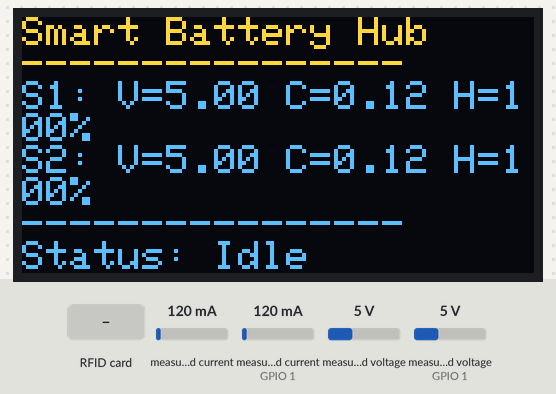
The sketch below on a simulated ESP32. On the bench: 128×64 one-colour display. The inputs (shaded band) are chosen by the test bench; at power-on: measured current 120 mA, measured current (sensor on GPIO 1) 120 mA, measured voltage 5 V, measured voltage (sensor on GPIO 1) 5 V. The OLED is the two-colour kind (top 16 rows yellow); WiFi joins after 1.5 s; servers stay silent unless stated; web services answer with replies made up by the test bench; what the sketch prints to the serial monitor is not drawn.

Above: at 2.8 s.
2.9 s: RFID card 33 28 77 36 held to the reader
At 4.3 s:
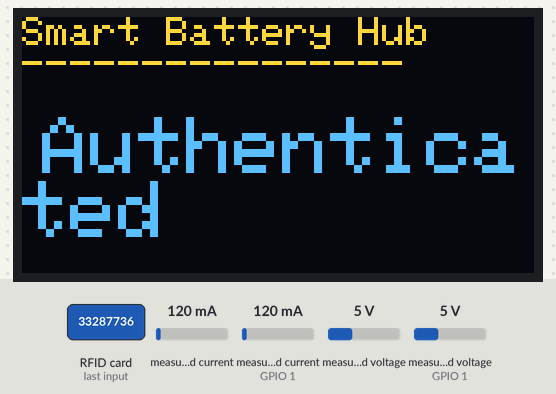
9.3 s: RFID card 5E 7A 19 C4 held to the reader
At 11.2 s:
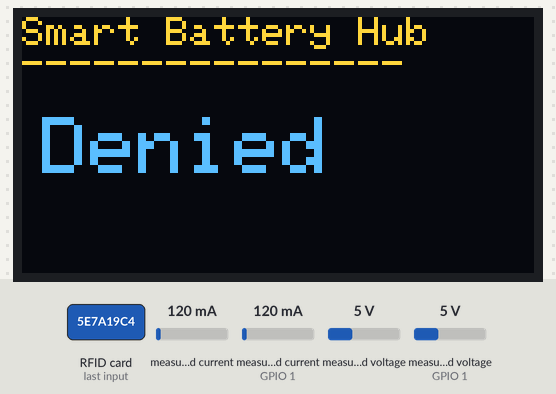
15.7 s: measured current (sensor 0) set to 40 mA
At 18.6 s:
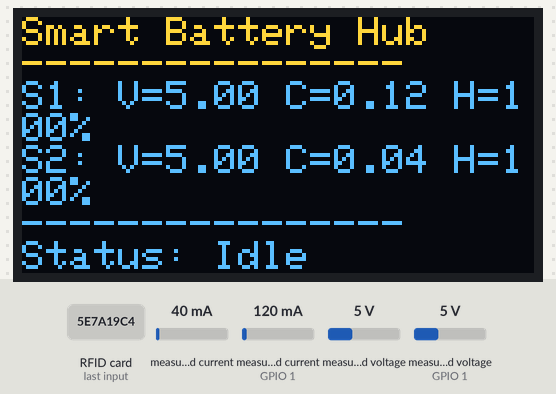
18.9 s: measured current (sensor on GPIO 1) set to 40 mA
At 20.2 s:
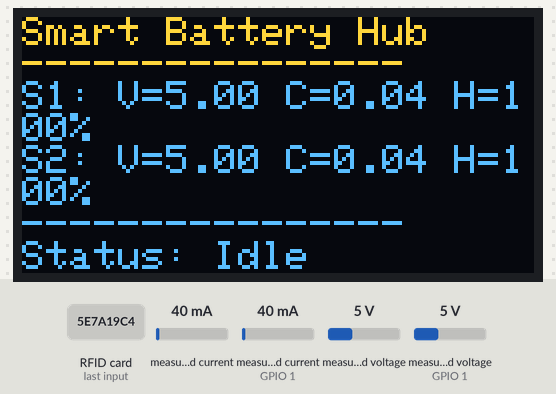
21.1 s: measured voltage (sensor 0) set to 0.3 V
At 22.8 s:
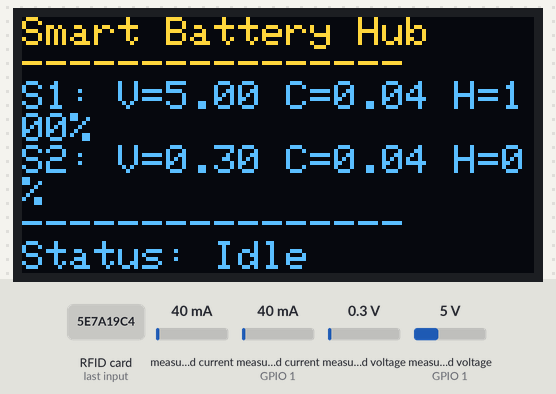
23.4 s: measured voltage (sensor on GPIO 1) set to 0.3 V
At 25.3 s:
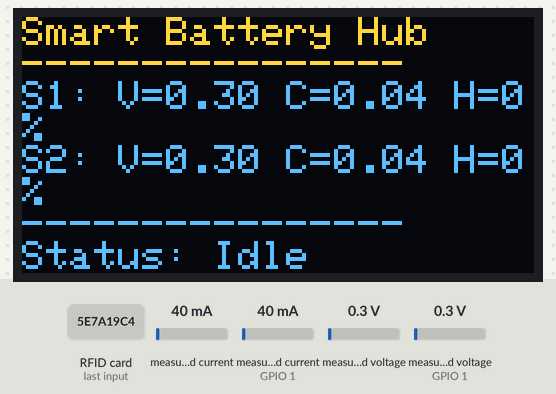
Timing chart, 0 to 26.6 s (numbered marks = the images above; inputs shaded):
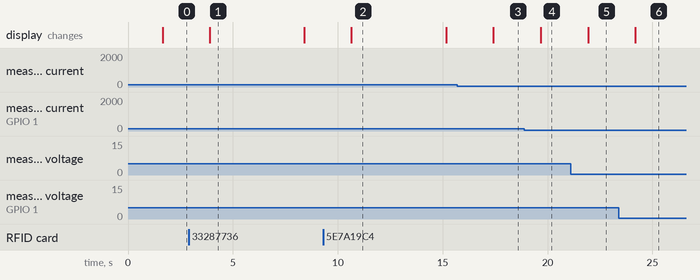

The sketch:

code.ino
```cpp
#include <Wire.h>
#include <Adafruit_INA219.h>
#include <WiFi.h>
#include <HTTPClient.h>
#include <Adafruit_GFX.h>
#include <Adafruit_SSD1306.h>
#include <SPI.h>
#include <MFRC522.h>

// --- WiFi ---
const char* ssid = "YourWiFiName";
const char* password = "YourWiFiPassword";

// --- ThingSpeak ---
String apiKey = "YOUR_WRITE_API_KEY";
const char* server = "http://api.thingspeak.com/update";

// --- OLED ---
#define SCREEN_WIDTH 128
#define SCREEN_HEIGHT 64
Adafruit_SSD1306 display(SCREEN_WIDTH, SCREEN_HEIGHT, &Wire, -1);

// --- INA219 (Slot1=0x41, Slot2=0x40) ---
Adafruit_INA219 ina219_slot1(0x41);
Adafruit_INA219 ina219_slot2(0x40);

// --- RFID RC522 ---
#define SS_PIN 21
#define RST_PIN 22
MFRC522 rfid(SS_PIN, RST_PIN);

// --- Globals ---
float v1, c1, v2, c2;
int h1, h2;
String status = "Idle";
bool showAuth = false;
String authMessage = "";
unsigned long authTime = 0;

// --- Allowed UIDs ---
String validUIDs[] = {"33287736", "43f625da"}; // replace with your card UIDs

// --- Setup ---
void setup() {
  Serial.begin(115200);
  Wire.begin(21, 22);

  // OLED Init
  if (!display.begin(SSD1306_SWITCHCAPVCC, 0x3C)) {
    Serial.println("OLED not found!");
    while (1);
  }
  display.clearDisplay();
  display.setTextSize(1);
  display.setTextColor(SSD1306_WHITE);
  display.setCursor(0, 0);
  display.println("Booting...");
  display.display();

  // INA219 Init
  ina219_slot1.begin();
  ina219_slot2.begin();

  // RFID Init
  SPI.begin();
  rfid.PCD_Init();

  // WiFi Init
  WiFi.begin(ssid, password);
  Serial.print("Connecting to WiFi");
  while (WiFi.status() != WL_CONNECTED) {
    delay(500);
    Serial.print(".");
  }
  Serial.println("\nWiFi Connected!");
}

// --- OLED Display ---
void showStatus() {
  display.clearDisplay();
  display.setCursor(0, 0);
  display.println("Smart Battery Hub");
  display.println("----------------");

  if (showAuth) {
    display.setTextSize(2);
    display.setCursor(5, 25);
    display.print(authMessage);
    display.setTextSize(1);
  } else {
    display.print("S1: V="); display.print(v1, 2); display.print(" C="); display.print(c1, 2);
    display.print(" H="); display.print(h1); display.println("%");

    display.print("S2: V="); display.print(v2, 2); display.print(" C="); display.print(c2, 2);
    display.print(" H="); display.print(h2); display.println("%");

    display.println("----------------");
    display.print("Status: "); display.println(status);
  }
  display.display();
}

// --- RFID Authentication ---
void checkRFID() {
  if (rfid.PICC_IsNewCardPresent() && rfid.PICC_ReadCardSerial()) {
    String uid = "";
    for (byte i = 0; i < rfid.uid.size; i++) {
      uid += String(rfid.uid.uidByte[i], HEX);
    }
    uid.toLowerCase();

    Serial.print("Card UID: ");
    Serial.println(uid);

    bool authorized = false;
    for (String valid : validUIDs) {
      if (uid == valid) {
        authorized = true;
        break;
      }
    }

    if (authorized) {
      authMessage = "Authenticated";
      status = "User OK";
    } else {
      authMessage = "Denied";
      status = "Access Denied";
    }

    showAuth = true;
    authTime = millis();

    rfid.PICC_HaltA();
    rfid.PCD_StopCrypto1();
  }

  // Hide message after 3 seconds
  if (showAuth && millis() - authTime > 3000) {
    showAuth = false;
    status = "Idle";
  }
}

// --- Loop ---
void loop() {
  // Read INA219
  v1 = ina219_slot1.getBusVoltage_V();
  c1 = ina219_slot1.getCurrent_mA() / 1000.0;
  v2 = ina219_slot2.getBusVoltage_V();
  c2 = ina219_slot2.getCurrent_mA() / 1000.0;

  // Health calculation (simple from voltage)
  h1 = constrain((int)((v1 - 3.0) / (4.2 - 3.0) * 100), 0, 100);
  h2 = constrain((int)((v2 - 3.0) / (4.2 - 3.0) * 100), 0, 100);

  // RFID Check
  checkRFID();

  // OLED Update
  showStatus();

  // ThingSpeak update (only V, C, H for slots)
  if (WiFi.status() == WL_CONNECTED) {
    HTTPClient http;
    String url = server;
    url += "?api_key=" + apiKey;
    url += "&field1=" + String(v1, 2);   // Slot 1 Voltage
    url += "&field2=" + String(c1, 2);   // Slot 1 Current
    url += "&field3=" + String(h1);      // Slot 1 Health
    url += "&field4=" + String(v2, 2);   // Slot 2 Voltage
    url += "&field5=" + String(c2, 2);   // Slot 2 Current
    url += "&field6=" + String(h2);      // Slot 2 Health

    http.begin(url);
    int httpCode = http.GET();
    if (httpCode > 0) {
      Serial.println("ThingSpeak Updated");
    } else {
      Serial.println("ThingSpeak Failed");
    }
    http.end();
  }

  delay(2000);
}
```

Measured:
- after the input at 2.9 s, the display: changes after 1.0 s (image 1)
- after the input at 9.3 s, the display: changes after 1.3 s (image 2)
- after the input at 15.7 s, the display: changes after 1.7 s (image 3)
- after the input at 18.9 s, the display: changes after 0.77 s (image 4)
- after the input at 21.1 s, the display: changes after 0.83 s (image 5)
- after the input at 23.4 s, the display: changes after 0.79 s (image 6)
- what the display in image 1 shows lasts 4.5 s, from 3.9 s to 8.4 s
